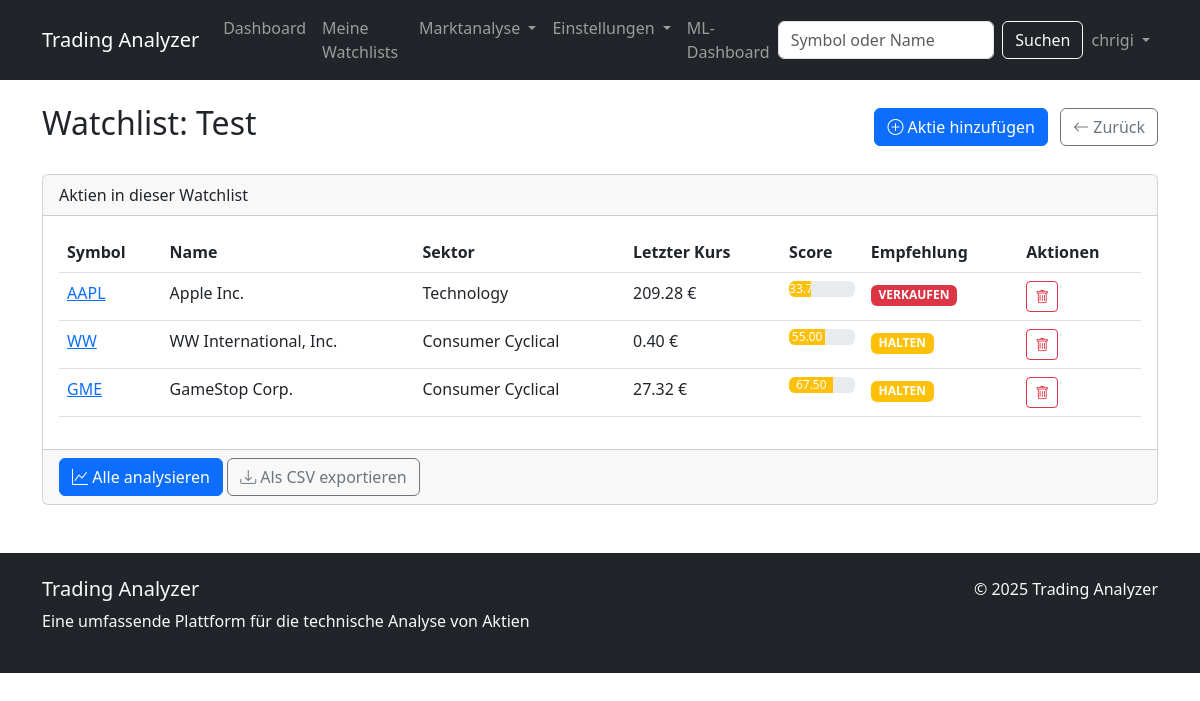
The app's page /watchlists/1/ (signed in), older data.
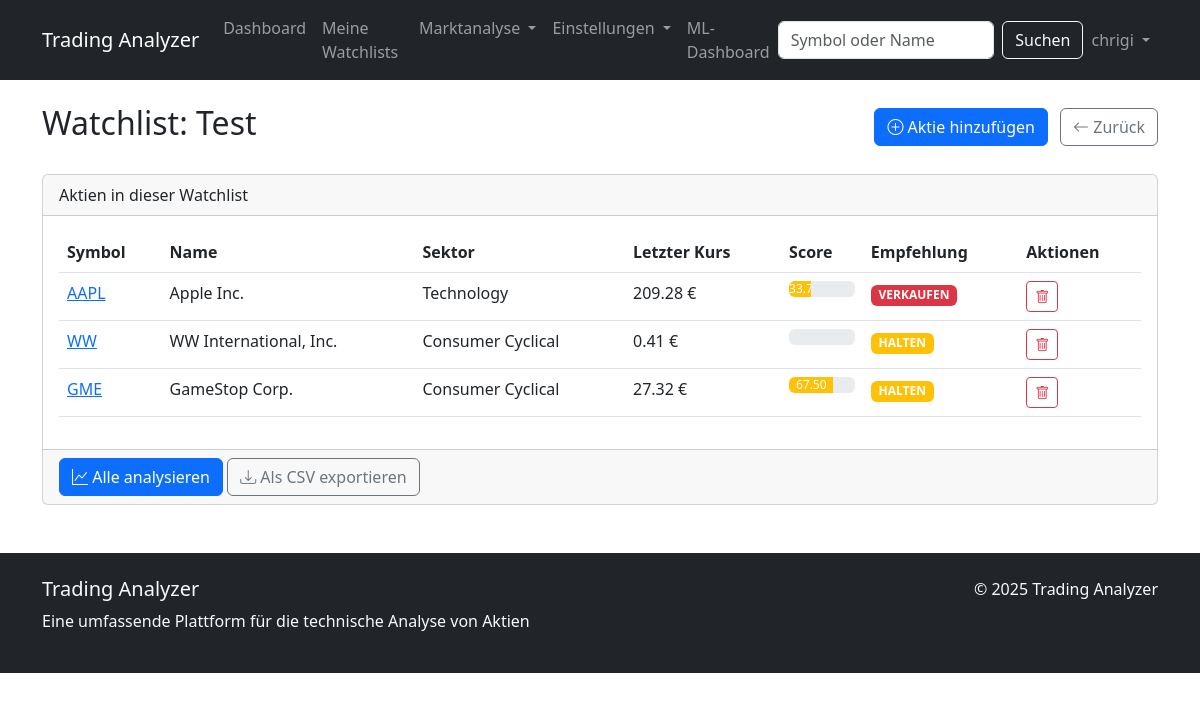
The same page, newer data.
### stock_analyzer/models.py (models this page shows, shortened)
class Stock(models.Model):
    symbol = models.CharField(max_length=10, unique=True)
    name = models.CharField(max_length=100)
    sector = models.CharField(max_length=100, null=True, blank=True)
    last_updated = models.DateTimeField(auto_now=True)

class StockData(models.Model):
    stock = models.ForeignKey(Stock, on_delete=models.CASCADE, related_name='historical_data')
    date = models.DateField()
    open_price = models.DecimalField(max_digits=10, decimal_places=2)
    high_price = models.DecimalField(max_digits=10, decimal_places=2)
    low_price = models.DecimalField(max_digits=10, decimal_places=2)
    close_price = models.DecimalField(max_digits=10, decimal_places=2)
    adjusted_close = models.DecimalField(max_digits=10, decimal_places=2)
    volume = models.BigIntegerField()
    class Meta:
        unique_together = ('stock', 'date')
        ordering = ['-date']

class AnalysisResult(models.Model):
    stock = models.ForeignKey(Stock, on_delete=models.CASCADE, related_name='analysis_results')
    date = models.DateField()
    technical_score = models.DecimalField(max_digits=5, decimal_places=2)
    recommendation = models.CharField(max_length=10)  # BUY, SELL, HOLD
    rsi_value = models.DecimalField(max_digits=6, decimal_places=2, null=True)
    macd_value = models.DecimalField(max_digits=6, decimal_places=2, null=True)
    macd_signal = models.DecimalField(max_digits=6, decimal_places=2, null=True)
    sma_20 = models.DecimalField(max_digits=10, decimal_places=2, null=True)
    sma_50 = models.DecimalField(max_digits=10, decimal_places=2, null=True)
    sma_200 = models.DecimalField(max_digits=10, decimal_places=2, null=True)
    bollinger_upper = models.DecimalField(max_digits=10, decimal_places=2, null=True)
    bollinger_lower = models.DecimalField(max_digits=10, decimal_places=2, null=True)
    confluence_score = models.FloatField(null=True, blank=True)
    class Meta:
        unique_together = ('stock', 'date')
        ordering = ['-date']

### stock_analyzer/views.py (the view)
# urls.py: path('watchlists/<int:watchlist_id>/', views.watchlist_detail, name='watchlist_detail'),
@login_required
def watchlist_detail(request, watchlist_id):
    watchlist = get_object_or_404(WatchList, id=watchlist_id, user=request.user)
    stocks = watchlist.stocks.all()
    latest_analyses = {}
    for stock in stocks:
        analysis = AnalysisResult.objects.filter(stock=stock).order_by('-date').first()
        if analysis:
            latest_analyses[stock.id] = analysis
    context = {
        'watchlist': watchlist,
        'stocks': stocks,
        'latest_analyses': latest_analyses
    }
    return render(request, 'stock_analyzer/watchlist_detail.html', context)

### stock_analyzer/templatetags/stock_tags.py (called while the page is built)
@register.filter
def get_item(obj, attr):
    try:
        if isinstance(obj, dict):
            return obj.get(attr)
        elif hasattr(obj, 'loc'):  # Pandas DataFrame oder Series
            return obj.loc[attr]
        else:
            return getattr(obj, attr, None)
    except (KeyError, AttributeError, TypeError):
        return None

### stock_analyzer/templates/stock_analyzer/watchlist_detail.html (shortened to what the changed rows need)
{% extends 'stock_analyzer/base.html' %}
{% load stock_tags %}
{% block content %}
<div class="d-flex justify-content-between align-items-center mb-4">
    <h2>Watchlist: {{ watchlist.name }}</h2>
</div>
{% if stocks %}
<div class="card mb-4">
    <div class="card-body">
        <div class="table-responsive">
            <table class="table table-hover">
                <thead>
                    <tr>
                        <th>Symbol</th>
                        <th>Name</th>
                        <th>Sektor</th>
                        <th>Letzter Kurs</th>
                        <th>Score</th>
                        <th>Empfehlung</th>
                        <th>Aktionen</th>
                    </tr>
                </thead>
                <tbody>
                    {% for stock in stocks %}
                    <tr>
                        <td><a href="{% url 'stock_detail' stock.symbol %}">{{ stock.symbol }}</a></td>
                        <td>{{ stock.name }}</td>
                        <td>{{ stock.sector|default:"-" }}</td>
                        <td>
                            {% with last_data=stock.historical_data.first %}
                            {% if last_data %}
                                {{ last_data.close_price }} €
                            {% else %}
                                -
                            {% endif %}
                            {% endwith %}
                        </td>
                        <td>
                            {% if stock.id in latest_analyses %}
                            <div class="progress">
                                {% with analysis=latest_analyses|get_item:stock.id %}
                                {% if analysis.technical_score >= 70 %}
                                    <div class="progress-bar bg-success" style="width: {{ analysis.technical_score }}%">{{ analysis.technical_score }}</div>
                                {% elif analysis.technical_score <= 30 %}
                                    <div class="progress-bar bg-danger" style="width: {{ analysis.technical_score }}%">{{ analysis.technical_score }}</div>
                                {% else %}
                                    <div class="progress-bar bg-warning" style="width: {{ analysis.technical_score }}%">{{ analysis.technical_score }}</div>
                                {% endif %}
                                {% endwith %}
                            </div>
                            {% else %}
                            <span class="text-muted">Keine Analyse</span>
                            {% endif %}
                        </td>
                        <td>
                            {% if stock.id in latest_analyses %}
                            {% with analysis=latest_analyses|get_item:stock.id %}
                            {% if analysis.recommendation == 'BUY' %}
                                <span class="badge bg-success">KAUFEN</span>
                            {% elif analysis.recommendation == 'SELL' %}
                                <span class="badge bg-danger">VERKAUFEN</span>
                            {% else %}
                                <span class="badge bg-warning">HALTEN</span>
                            {% endif %}
                            {% endwith %}
                            {% else %}
                            <span class="text-muted">-</span>
                            {% endif %}
                        </td>
                        <td>
                            <button class="btn btn-sm btn-outline-danger remove-stock" data-stock-id="{{ stock.id }}" data-watchlist-id="{{ watchlist.id }}">
                                <i class="bi bi-trash"></i>
                            </button>
                        </td>
                    </tr>
                    {% endfor %}
                </tbody>
            </table>
        </div>
    </div>
</div>
{% else %}
<div class="alert alert-info text-center">
    <p>Diese Watchlist enthält noch keine Aktien.</p>
    <p>Füge Aktien hinzu, um sie zu verfolgen und zu analysieren.</p>
</div>
{% endif %}
{% endblock %}

Row changes from the older to the newer data that the page shows:
no longer on this page (row unchanged): AnalysisResult: technical_score "55.00"
changed Stock "WW": historical_data.first.close_price "0.40" → "0.41"
